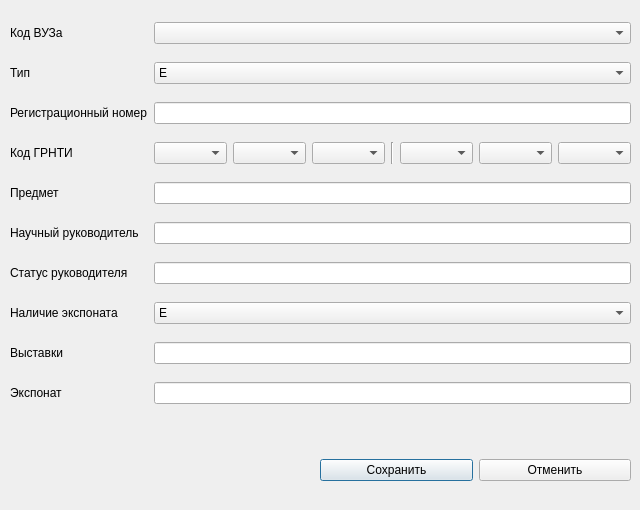
<?xml version="1.0" encoding="UTF-8"?>
<ui version="4.0">
 <class>EditWindow</class>
 <widget class="QDialog" name="EditWindow">
  <property name="geometry">
   <rect>
    <x>0</x>
    <y>0</y>
    <width>640</width>
    <height>510</height>
   </rect>
  </property>
  <property name="minimumSize">
   <size>
    <width>640</width>
    <height>510</height>
   </size>
  </property>
  <property name="maximumSize">
   <size>
    <width>640</width>
    <height>510</height>
   </size>
  </property>
  <property name="windowTitle">
   <string>Добавление</string>
  </property>
  <widget class="QWidget" name="gridLayoutWidget">
   <property name="geometry">
    <rect>
     <x>0</x>
     <y>0</y>
     <width>641</width>
     <height>431</height>
    </rect>
   </property>
   <layout class="QGridLayout" name="gridLayout">
    <property name="leftMargin">
     <number>10</number>
    </property>
    <property name="topMargin">
     <number>10</number>
    </property>
    <property name="rightMargin">
     <number>10</number>
    </property>
    <property name="bottomMargin">
     <number>10</number>
    </property>
    <item row="6" column="1">
     <widget class="QLineEdit" name="lineEdit_2"/>
    </item>
    <item row="4" column="1">
     <layout class="QGridLayout" name="gridLayout_2">
      <item row="0" column="7">
       <widget class="QComboBox" name="comboBox_8"/>
      </item>
      <item row="0" column="1">
       <widget class="QComboBox" name="comboBox_4"/>
      </item>
      <item row="0" column="6">
       <widget class="QComboBox" name="comboBox_7"/>
      </item>
      <item row="0" column="5">
       <widget class="QComboBox" name="comboBox_6"/>
      </item>
      <item row="0" column="3">
       <widget class="QComboBox" name="comboBox_5"/>
      </item>
      <item row="0" column="0">
       <widget class="QComboBox" name="comboBox_3"/>
      </item>
      <item row="0" column="4">
       <widget class="Line" name="line_2">
        <property name="orientation">
         <enum>Qt::Vertical</enum>
        </property>
       </widget>
      </item>
     </layout>
    </item>
    <item row="12" column="0">
     <widget class="QLabel" name="label_10">
      <property name="text">
       <string>Экспонат</string>
      </property>
     </widget>
    </item>
    <item row="0" column="0">
     <widget class="QLabel" name="label">
      <property name="text">
       <string>Код ВУЗа</string>
      </property>
     </widget>
    </item>
    <item row="3" column="1">
     <widget class="QLineEdit" name="lineEdit"/>
    </item>
    <item row="8" column="0">
     <widget class="QLabel" name="label_5">
      <property name="text">
       <string>Научный руководитель</string>
      </property>
     </widget>
    </item>
    <item row="11" column="1">
     <widget class="QLineEdit" name="lineEdit_5"/>
    </item>
    <item row="6" column="0">
     <widget class="QLabel" name="label_4">
      <property name="text">
       <string>Предмет</string>
      </property>
     </widget>
    </item>
    <item row="9" column="1">
     <widget class="QLineEdit" name="lineEdit_4"/>
    </item>
    <item row="12" column="1">
     <widget class="QLineEdit" name="lineEdit_6"/>
    </item>
    <item row="8" column="1">
     <widget class="QLineEdit" name="lineEdit_3"/>
    </item>
    <item row="1" column="0">
     <widget class="QLabel" name="label_2">
      <property name="text">
       <string>Тип</string>
      </property>
     </widget>
    </item>
    <item row="3" column="0">
     <widget class="QLabel" name="label_3">
      <property name="text">
       <string>Регистрационный номер</string>
      </property>
     </widget>
    </item>
    <item row="9" column="0">
     <widget class="QLabel" name="label_6">
      <property name="text">
       <string>Статус руководителя</string>
      </property>
     </widget>
    </item>
    <item row="10" column="0">
     <widget class="QLabel" name="label_7">
      <property name="text">
       <string>Наличие экспоната</string>
      </property>
     </widget>
    </item>
    <item row="11" column="0">
     <widget class="QLabel" name="label_9">
      <property name="text">
       <string>Выставки</string>
      </property>
     </widget>
    </item>
    <item row="0" column="1">
     <widget class="QComboBox" name="comboBox"/>
    </item>
    <item row="1" column="1">
     <widget class="QComboBox" name="comboBox_2">
      <item>
       <property name="text">
        <string>E</string>
       </property>
      </item>
      <item>
       <property name="text">
        <string>M</string>
       </property>
      </item>
     </widget>
    </item>
    <item row="4" column="0">
     <widget class="QLabel" name="label_8">
      <property name="text">
       <string>Код ГРНТИ</string>
      </property>
     </widget>
    </item>
    <item row="10" column="1">
     <widget class="QComboBox" name="comboBox_9">
      <item>
       <property name="text">
        <string>Е</string>
       </property>
      </item>
      <item>
       <property name="text">
        <string>Н</string>
       </property>
      </item>
      <item>
       <property name="text">
        <string>П</string>
       </property>
      </item>
     </widget>
    </item>
   </layout>
  </widget>
  <widget class="QWidget" name="horizontalLayoutWidget">
   <property name="geometry">
    <rect>
     <x>320</x>
     <y>440</y>
     <width>311</width>
     <height>61</height>
    </rect>
   </property>
   <layout class="QHBoxLayout" name="horizontalLayout_2">
    <item>
     <widget class="QPushButton" name="pushButton">
      <property name="text">
       <string>Сохранить</string>
      </property>
     </widget>
    </item>
    <item>
     <widget class="QPushButton" name="pushButton_2">
      <property name="text">
       <string>Отменить</string>
      </property>
     </widget>
    </item>
   </layout>
  </widget>
 </widget>
 <resources/>
 <connections/>
</ui>
